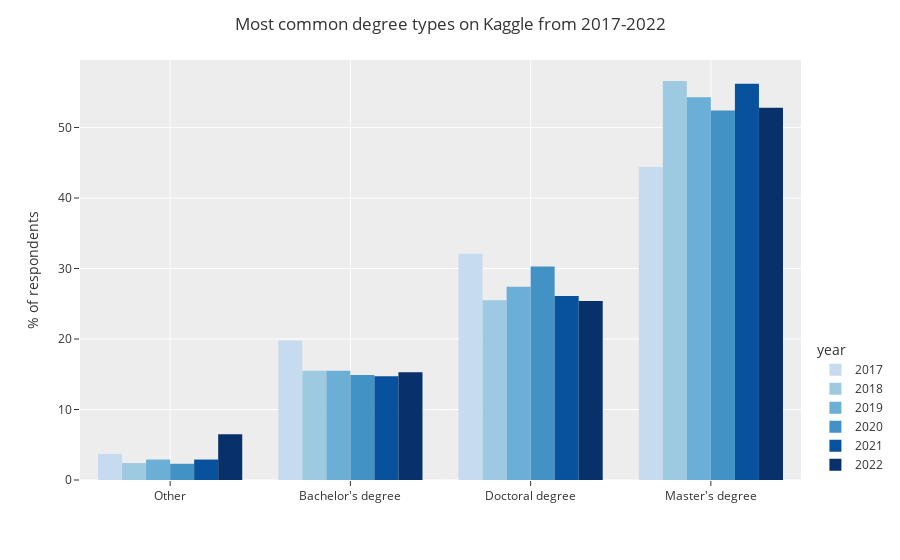

The notebook cell saved with this chart:
### Code cell
question_of_interest = 'What is the highest level of formal education that you have attained or plan to attain within the next 2 years?'

responses_df_2017.rename(columns={"FormalEducation":question_of_interest}, inplace=True) 

responses_df_2017[question_of_interest].replace(["Master's degree"], "Master's degree",inplace=True)
responses_df_2017[question_of_interest].replace(["Bachelor's degree"], "Bachelor's degree",inplace=True)
responses_df_2018[question_of_interest].replace(["Masterâs degree"], "Master's degree",inplace=True)
responses_df_2019[question_of_interest].replace(["Masterâs degree"], "Master's degree",inplace=True)
responses_df_2020[question_of_interest].replace(["Masterâs degree"], "Master's degree",inplace=True) 
responses_df_2021[question_of_interest].replace(["Masterâs degree"], "Master's degree",inplace=True)
responses_df_2018[question_of_interest].replace(["Bachelorâs degree"], "Bachelor's degree",inplace=True)
responses_df_2019[question_of_interest].replace(["Bachelorâs degree"], "Bachelor's degree",inplace=True)
responses_df_2020[question_of_interest].replace(["Bachelorâs degree"], "Bachelor's degree",inplace=True)
responses_df_2021[question_of_interest].replace(["Bachelorâs degree"], "Bachelor's degree",inplace=True)

question_of_interest = 'What is the highest level of formal education that you have attained or plan to attain within the next 2 years?'
column_of_interest = 'percentage'
title_for_chart = 'Most common degree types on Kaggle from 2017-2022'
title_for_x_axis = ''
title_for_y_axis = '% of respondents'
orientation_for_chart = 'v'
degree_df_combined = combine_subset_of_data_from_multiple_years(question_of_interest,title_for_x_axis,include_2017='yes')
degree_df_combined = degree_df_combined.sort_values(by=['year','percentage'], ascending=True)
subset_of_degrees = ["Bachelor's degree","Master's degree","Doctoral degree"]
degree_df_combined[''][~degree_df_combined[''].isin(subset_of_degrees)] = "Other"

bar_chart_multiple_years(degree_df_combined,
                                   title_for_x_axis,
                                   column_of_interest,
                                   title_for_chart,
                                   title_for_y_axis)

### Figure 1 — Plotly figure (JSON) as saved in the notebook; plotly's stock layout.template omitted (floating-point values rounded to 4 significant figures)
{"data": [{"alignmentgroup": "True", "bingroup": "x", "histfunc": "sum", "hovertemplate": "year=2017<br>=%{x}<br>sum of percentage=%{y}<extra></extra>", "legendgroup": "2017", "marker": {"color": "rgb(198,219,239)", "pattern": {"shape": ""}}, "name": "2017", "offsetgroup": "2017", "orientation": "v", "showlegend": true, "type": "histogram", "x": ["Other", "Other", "Other", "Other", "Other", "Bachelor's degree", "Doctoral degree", "Master's degree"], "xaxis": "x", "y": [0.1, 0.1, 0.1, 1.2, 2.2, 19.8, 32.1, 44.4], "yaxis": "y"}, {"alignmentgroup": "True", "bingroup": "x", "histfunc": "sum", "hovertemplate": "year=2018<br>=%{x}<br>sum of percentage=%{y}<extra></extra>", "legendgroup": "2018", "marker": {"color": "rgb(158,202,225)", "pattern": {"shape": ""}}, "name": "2018", "offsetgroup": "2018", "orientation": "v", "showlegend": true, "type": "histogram", "x": ["Other", "Other", "Other", "Other", "Bachelor's degree", "Doctoral degree", "Master's degree"], "xaxis": "x", "y": [0.2, 0.3, 0.6, 1.3, 15.5, 25.5, 56.6], "yaxis": "y"}, {"alignmentgroup": "True", "bingroup": "x", "histfunc": "sum", "hovertemplate": "year=2019<br>=%{x}<br>sum of percentage=%{y}<extra></extra>", "legendgroup": "2019", "marker": {"color": "rgb(107,174,214)", "pattern": {"shape": ""}}, "name": "2019", "offsetgroup": "2019", "orientation": "v", "showlegend": true, "type": "histogram", "x": ["Other", "Other", "Other", "Bachelor's degree", "Doctoral degree", "Master's degree"], "xaxis": "x", "y": [0.3, 1.2, 1.4, 15.5, 27.4, 54.3], "yaxis": "y"}, {"alignmentgroup": "True", "bingroup": "x", "histfunc": "sum", "hovertemplate": "year=2020<br>=%{x}<br>sum of percentage=%{y}<extra></extra>", "legendgroup": "2020", "marker": {"color": "rgb(66,146,198)", "pattern": {"shape": ""}}, "name": "2020", "offsetgroup": "2020", "orientation": "v", "showlegend": true, "type": "histogram", "x": ["Other", "Other", "Bachelor's degree", "Doctoral degree", "Master's degree"], "xaxis": "x", "y": [1, 1.3, 14.9, 30.3, 52.4], "yaxis": "y"}, {"alignmentgroup": "True", "bingroup": "x", "histfunc": "sum", "hovertemplate": "year=2021<br>=%{x}<br>sum of percentage=%{y}<extra></extra>", "legendgroup": "2021", "marker": {"color": "rgb(8,81,156)", "pattern": {"shape": ""}}, "name": "2021", "offsetgroup": "2021", "orientation": "v", "showlegend": true, "type": "histogram", "x": ["Other", "Other", "Other", "Other", "Bachelor's degree", "Doctoral degree", "Master's degree"], "xaxis": "x", "y": [0.2, 0.2, 0.9, 1.6, 14.7, 26.1, 56.2], "yaxis": "y"}, {"alignmentgroup": "True", "bingroup": "x", "histfunc": "sum", "hovertemplate": "year=2022<br>=%{x}<br>sum of percentage=%{y}<extra></extra>", "legendgroup": "2022", "marker": {"color": "rgb(8,48,107)", "pattern": {"shape": ""}}, "name": "2022", "offsetgroup": "2022", "orientation": "v", "showlegend": true, "type": "histogram", "x": ["Other", "Other", "Other", "Other", "Bachelor's degree", "Doctoral degree", "Master's degree"], "xaxis": "x", "y": [0.6, 1.1, 2, 2.8, 15.3, 25.4, 52.8], "yaxis": "y"}], "layout": {"barmode": "group", "legend": {"title": {"text": "year"}, "tracegroupgap": 0, "y": 0, "yanchor": "auto"}, "margin": {"t": 60}, "title": {"text": "Most common degree types on Kaggle from 2017-2022"}, "xaxis": {"anchor": "y", "domain": [0, 1], "title": {"text": ""}}, "yaxis": {"anchor": "x", "domain": [0, 1], "title": {"text": "% of respondents"}}}}
